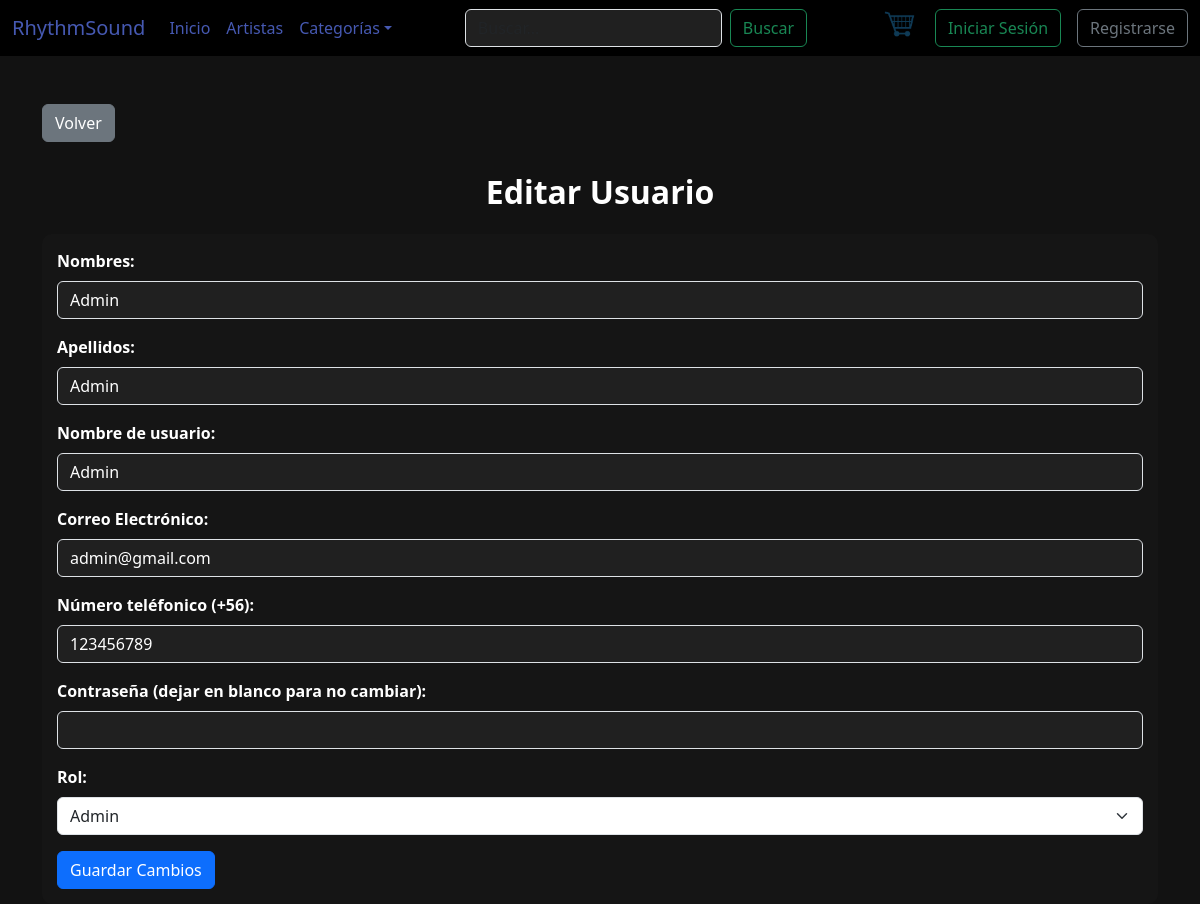
Screenshot of /pagEditar_usuario/44 with the database file from the repository.
### rsound/models.py (models this page shows, shortened)
class Usuario(models.Model):
    idUsuario = models.AutoField(primary_key=True, verbose_name='Id de usuario')
    nombreUsuario = models.CharField(max_length=15)
    nombre = models.CharField(max_length=20)
    apellidos = models.CharField(max_length=40)
    numero_telefonico = models.CharField(max_length=20, verbose_name="Número Telefónico (+56)", default='0000000000')
    correo = models.EmailField(max_length=40)
    contraseña = models.CharField(max_length=128)
    fechacreacion = models.DateField(verbose_name='Fecha de creación', auto_now_add=True)
    rol = models.ForeignKey(Rol, on_delete=models.CASCADE)

### rsound/views.py (the view)
# urls.py: path('pagEditar_usuario/<id_usuario>', pagEditar_usuario, name='pagEditar_usuario'),
def pagEditar_usuario(request, id_usuario):
    usuarioAEditar = Usuario.objects.get(idUsuario=id_usuario)
    roles = Rol.objects.all()
    contexto = {"id_usuario": id_usuario, "usuario": usuarioAEditar, "roles": roles}
    return render(request, 'rsound/Admin/editar_usuario.html', contexto)

### rsound/templates/rsound/Admin/editar_usuario.html (shortened to what this page needs)
{% extends 'rsound/Plantilla.html' %}
{% load static %}
{% block css %}
<link href="{% static 'rsound/css/Style2.css' %}" rel="stylesheet">
{% endblock css %}
{% block Contenido %}
  <div class="container mt-5">
    <div class="mb-3">
      <a href="{% url 'listado_usuario' %}" class="btn btn-secondary">Volver</a>
    </div>
    <h2 class="colorblanco centrado">Editar Usuario</h2>
    <div class="fondoform">
      <form id="editarForm" action="{% url 'editar_usuario_funcion' usuario.idUsuario %}" method="post">
        <div class="mb-3">
          <label for="name" class="form-label colorblanco">Nombres:</label>
          <input type="text" class="form-control" id="name" name="name" value="{{ usuario.nombre }}" required>
        </div>
        <div class="mb-3">
          <label for="apellido" class="form-label colorblanco">Apellidos:</label>
          <input type="text" class="form-control" id="apellido" name="apellido" value="{{ usuario.apellidos }}" required>
        </div>
        <div class="mb-3">
          <label for="nickname" class="form-label colorblanco">Nombre de usuario:</label>
          <input type="text" class="form-control" id="nickname" name="nickname" value="{{ usuario.nombreUsuario }}" required>
        </div>
        <div class="mb-3">
          <label for="email" class="form-label colorblanco">Correo Electrónico:</label>
          <input type="email" class="form-control" id="email" name="email" value="{{ usuario.correo }}" required>
        </div>
        <div class="mb-3">
          <label for="telefono" class="form-label colorblanco">Número teléfonico (+56):</label>
          <input type="number" class="form-control" id="telefono" name="telefono" value="{{ usuario.numero_telefonico }}" required>
        </div>
        <div class="mb-3">
          <label for="password" class="form-label colorblanco">Contraseña (dejar en blanco para no cambiar):</label>
          <input type="password" class="form-control" id="password" name="password">
        </div>
        <div class="mb-3">
          <label for="rol" class="form-label colorblanco"> Rol:</label>
          <select class="form-select" aria-label="Default select example" name="rol">
            {% for rol in roles %}
              {% if rol == usuario.rol %}
                <option value="{{rol.idRol}}" selected>{{ rol.nombreRol }}</option>
              {% else %}
              <option value="{{rol.idRol}}">{{ rol.nombreRol }}</option>
              {% endif %}
            {% endfor %}
          </select>
        </div>
        <button type="submit" class="btn btn-primary" id="btneditar">Guardar Cambios</button>
      </form>
    </div>
  </div>
{% endblock Contenido %}

### rsound/static/rsound/css/Style2.css (style rules this page uses)
.colorblanco { color: rgb(255, 255, 255); font-weight: 700; }
.fondoform { padding: 15px; background-color: #151515; border-radius: 10px; }
.centrado { text-align: center; padding: 15px; font-weight: 600; }
.form-control { background-color: #202020!important; color: white!important; }

### rsound/static/rsound/css/Styles.css (style rules this page uses)
body { font-family: 'Arial', sans-serif; background-color: #121212 !important; }

### rsound/static/rsound/css/Style3.css (style rules this page uses)
body { font-family: Arial, sans-serif; background-color: #000; color: #fff !important; margin: 0; padding: 0; }

### rows the page displays
Usuario: name "Admin", apellido "Admin", nickname "Admin", email "admin@gmail.com", telefono "123456789"

### other values shown
form field rol "Admin"
